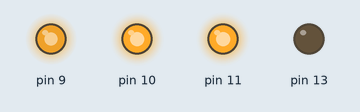
Recording of a sketch running on a simulated Arduino Uno, built with avr-gcc and run on an emulated ATmega328P. Shown: output pins drawn as LEDs (lit = HIGH).

Above: at 0.05 s.
At 12.15 s:
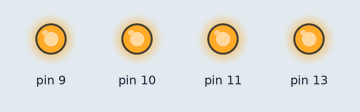
Timing chart, 0 to 15.9 s (numbered marks = the images above):
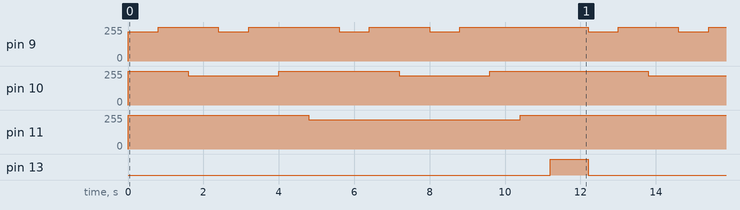

Measured:
- by itself, pin 10: repeats every 12.2 s: 220/255 2.4 s, 255/255 3.2 s, 220/255 2.4 s, 255/255 4.2 s
- by itself, pin 11: repeats every 12.2 s: 220/255 5.6 s, 255/255 6.6 s
- by itself, pin 13: alternates HIGH for 1.0 s and LOW for 11.2 s
- by itself, pin 9: repeats every 12.2 s: 255/255 1.6 s, 220/255 0.80 s, 255/255 2.4 s, 220/255 0.80 s, 255/255 1.6 s, 220/255 0.80 s, 255/255 3.4 s, 220/255 0.80 s

The sketch:

rgb_led.pde
```cpp
bool r,g,b;
void setup()  {
  pinMode(9, OUTPUT);
  pinMode(10, OUTPUT);
  pinMode(11, OUTPUT);
  pinMode(7, INPUT);
}
int brilho = 255;
int escuro = 220;
void loop()  {
   analogWrite(9,  255);
    analogWrite(10, 255);
     analogWrite(11, 255);

  for (int r_=1;r_<=2;r_++)
  {
    for(int g_=1;g_<=2;g_++)
    {
     for(int b_=1;b_<=2;b_++)
       {
        analogWrite(9, b ? brilho : escuro);
         b = b ? false : true;
         delay(800);
       }
      analogWrite(10, g ? brilho : escuro);
      g = g ? false : true;
      delay(800);
    }
    analogWrite(11, r ? brilho : escuro);
    r = r ? false : true;
    delay(800);
  }
    analogWrite(13,255);
    delay(1000);
    analogWrite(13,0);
}
```
